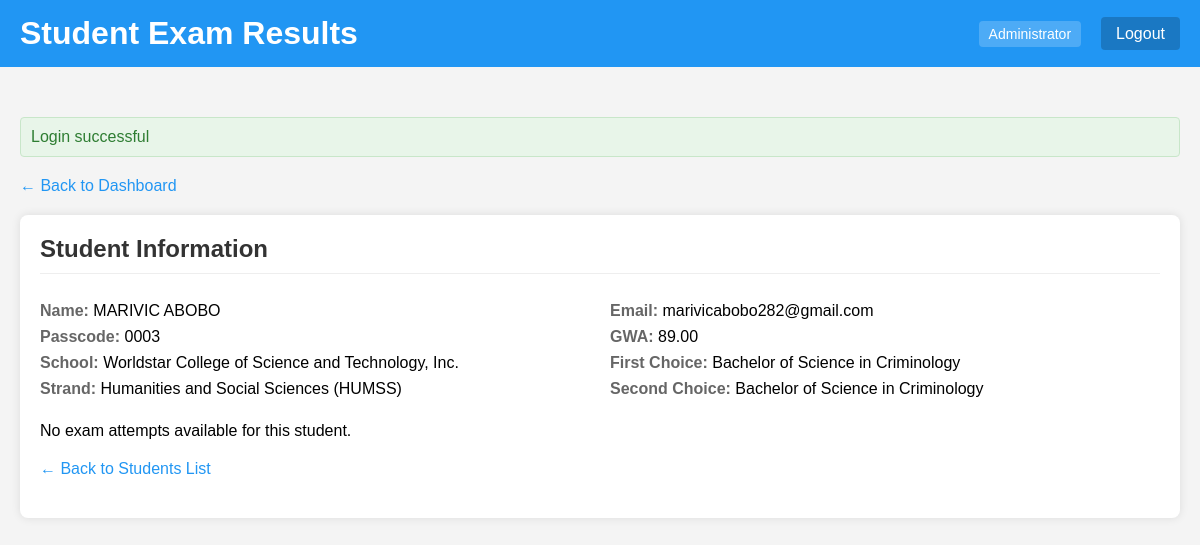
Page /admin/reports/student_results.php?student_id=4 (signed in) on the committed database.
### tables this page shows
CREATE TABLE `students` (
  `student_id` int(11) NOT NULL,
  `passcode` varchar(10) NOT NULL,
  `last_name` varchar(50) NOT NULL,
  `first_name` varchar(50) NOT NULL,
  `middle_name` varchar(50) DEFAULT NULL,
  `first_preference_id` int(11) DEFAULT NULL,
  `second_preference_id` int(11) DEFAULT NULL,
  `strand_id` int(11) DEFAULT NULL,
  `enrollment_status` enum('Freshman','Transferee','Second Course','Others') DEFAULT NULL,
  `school_id` int(11) DEFAULT NULL,
  `lrn` varchar(20) DEFAULT NULL,
  `gwa` decimal(4,2) DEFAULT NULL,
  `barangay_id` int(11) DEFAULT NULL,
  `sex` enum('Male','Female') DEFAULT NULL,
  `birthday` date DEFAULT NULL,
  `email` varchar(100) DEFAULT NULL,
  `contact_number` varchar(20) DEFAULT NULL,
  `created_at` timestamp NOT NULL DEFAULT current_timestamp(),
  `municipality_id` int(11) DEFAULT NULL,
  `province_id` int(11) DEFAULT NULL,
  `purok` varchar(255) DEFAULT NULL
);

CREATE TABLE `schools` (
  `id` int(11) NOT NULL,
  `school_id` int(11) NOT NULL,
  `school_name` varchar(255) NOT NULL,
  `address` varchar(255) NOT NULL
);

CREATE TABLE `strands` (
  `strand_id` int(11) NOT NULL,
  `name` varchar(100) NOT NULL
);

CREATE TABLE `courses` (
  `course_id` int(11) NOT NULL,
  `course_name` varchar(255) NOT NULL,
  `campus_id` int(11) DEFAULT NULL
);

### config.php (called while the page is built)
<?php
return [
    'database' => [
        'host' => 'localhost',
        'port' => 3306,
        'dbname' => 'ecat',
        'charset' => 'utf8mb4'
    ],
];

### Database.php (called while the page is built)
<?php
class Database
{
    public $connection;
    public function __construct(array $config, string $username = 'root', string $password = '')
    {
        $dsn = 'mysql:' . http_build_query($config, '', ';');
        $this->connection = new PDO($dsn, $username, $password, [
            PDO::ATTR_DEFAULT_FETCH_MODE => PDO::FETCH_ASSOC,
        ]);
    }
    public function query(string $query, array $params = []): PDOStatement
    {
        $statement = $this->connection->prepare($query);
        $statement->execute($params);
        return $statement;
    }
}

### admin/reports/student_results.php (the view, shortened to what this page needs)
<?php
require_once __DIR__ . '/../../bootstrap.php';
$selectedStudent = null;
$selectedAttempt = null;
$subjectScores = [];
if (isset($_GET['student_id']) && !empty($_GET['student_id'])) {
    $studentId = (int)$_GET['student_id'];
    $studentStatement = $db->query(
        "SELECT s.*,
                sc.school_name,
                str.name AS strand_name,
                c1.course_name AS first_preference,
                c2.course_name AS second_preference
         FROM students s
         LEFT JOIN schools sc ON s.school_id = sc.id
         LEFT JOIN strands str ON s.strand_id = str.strand_id
         LEFT JOIN courses c1 ON s.first_preference_id = c1.course_id
         LEFT JOIN courses c2 ON s.second_preference_id = c2.course_id
         WHERE s.student_id = ?",
        [$studentId]
    );
    $selectedStudent = $studentStatement->fetch();
}
?>
<!DOCTYPE html>
<html lang="en">
<head>
</head>
<body>
    <header>
        <h1 class="welcome">Student Exam Results</h1>
        <div class="user-info">
            <div class="user-role"><?= htmlspecialchars($_SESSION['admin_role']) ?></div>
            <div class="logout">
                <a href="/admin/logout.php">Logout</a>
            </div>
        </div>
    </header>
    <div class="container">
        <div class="back-link">
            <a href="/admin/dashboard.php">&larr; Back to Dashboard</a>
        </div>
        <?php if ($selectedStudent): ?>
            <div class="panel">
                <h2>Student Information</h2>
                <div class="student-info">
                    <div>
                        <p><span class="label">Name:</span> <?= htmlspecialchars($selectedStudent['first_name'] . ' ' . $selectedStudent['last_name']) ?></p>
                        <p><span class="label">Passcode:</span> <?= htmlspecialchars($selectedStudent['passcode']) ?></p>
                        <p><span class="label">School:</span> <?= htmlspecialchars($selectedStudent['school_name'] ?? 'Not set') ?></p>
                        <p><span class="label">Strand:</span> <?= htmlspecialchars($selectedStudent['strand_name'] ?? 'Not set') ?></p>
                    </div>
                    <div>
                        <p><span class="label">Email:</span> <?= htmlspecialchars($selectedStudent['email'] ?? 'Not set') ?></p>
                        <p><span class="label">GWA:</span> <?= htmlspecialchars($selectedStudent['gwa'] ?? 'Not set') ?></p>
                        <p><span class="label">First Choice:</span> <?= htmlspecialchars($selectedStudent['first_preference'] ?? 'Not set') ?></p>
                        <p><span class="label">Second Choice:</span> <?= htmlspecialchars($selectedStudent['second_preference'] ?? 'Not set') ?></p>
                    </div>
                </div>
                <?php if ($selectedAttempt): ?>
                    <h3>Exam Details</h3>
                    <p>
                        <span class="label">Date:</span> <?= date('F d, Y', strtotime($selectedAttempt['created_at'])) ?> |
                        <span class="label">Start Time:</span> <?= date('h:i A', strtotime($selectedAttempt['start_time'])) ?> |
                        <span class="label">End Time:</span> <?= date('h:i A', strtotime($selectedAttempt['end_time'])) ?> |
                        <span class="label">Status:</span> <?= $selectedAttempt['status'] ?>
                    </p>
                    <?php if (!empty($subjectScores)): ?>
                        <h3>Subject Scores</h3>
                        <table>
                            <thead>
                                <tr>
                                    <th>Subject</th>
                                    <th>Score</th>
                                    <th>Items Attempted</th>
                                    <th>Items Correct</th>
                                    <th>Percentage</th>
                                    <th>Performance</th>
                                </tr>
                            </thead>
                            <tbody>
                                <?php foreach ($subjectScores as $score): ?>
                                    <?php
                                        $percentage = $score['items_attempted'] > 0
                                            ? ($score['items_correct'] / $score['items_attempted']) * 100
                                            : 0;
                                        $colorClass = 'low';
                                        if ($percentage >= 70) {
                                            $colorClass = 'high';
                                        } elseif ($percentage >= 50) {
                                            $colorClass = 'medium';
                                        }
                                    ?>
                                    <tr>
                                        <td><?= htmlspecialchars($score['subject_name']) ?></td>
                                        <td><?= $score['score'] ?></td>
                                        <td><?= $score['items_attempted'] ?></td>
                                        <td><?= $score['items_correct'] ?></td>
                                        <td><?= number_format($percentage, 2) ?>%</td>
                                        <td>
                                            <div class="score-indicator">
                                                <div class="score-fill <?= $colorClass ?>" style="width: <?= $percentage ?>%;"></div>
                                            </div>
                                        </td>
                                    </tr>
                                <?php endforeach; ?>
                            </tbody>
                        </table>
                        <div class="score-summary">
                            <div class="total-score">
                                <span class="label">Total Score:</span>
                                <?= $selectedAttempt['total_score'] ?> / <?= array_sum(array_column($subjectScores, 'items_attempted')) ?>
                            </div>
                            <?php
                                $totalItems = array_sum(array_column($subjectScores, 'items_attempted'));
                                $overallPercentage = $totalItems > 0
                                    ? ($selectedAttempt['total_score'] / $totalItems) * 100
                                    : 0;
                            ?>
                            <div class="score-percentage">
                                <?= number_format($overallPercentage, 2) ?>%
                            </div>
                        </div>
                    <?php else: ?>
                        <p>No subject scores available for this attempt.</p>
                    <?php endif; ?>
                <?php else: ?>
                    <p>No exam attempts available for this student.</p>
                <?php endif; ?>
                <div class="back-link" style="margin-top: 20px;">
                    <a href="/admin/reports/student_results.php">&larr; Back to Students List</a>
                </div>
            </div>
        <?php endif; ?>
    </div>
</body>
</html>

### admin/reports/student_results.php (style rules this page uses)
body { font-family: Arial, sans-serif; background-color: #f4f4f4; margin: 0; padding: 0; }
.container { max-width: 1200px; margin: 0 auto; padding: 20px; }
header { background-color: #2196F3; color: white; padding: 15px 20px; display: flex; justify-content: space-between; align-items: center; margin-bottom: 30px; }
.welcome { margin: 0; }
.user-info { display: flex; align-items: center; }
.user-role { margin-right: 20px; background-color: rgba(255, 255, 255, 0.2); padding: 5px 10px; border-radius: 4px; font-size: 14px; }
.logout a { color: white; text-decoration: none; background-color: rgba(0, 0, 0, 0.2); padding: 8px 15px; border-radius: 4px; }
.back-link { margin-bottom: 20px; }
.back-link a { color: #2196F3; text-decoration: none; }
.panel { background-color: white; border-radius: 8px; box-shadow: 0 0 10px rgba(0,0,0,0.1); padding: 20px; margin-bottom: 20px; }
.panel h2 { color: #333; margin-top: 0; border-bottom: 1px solid #eee; padding-bottom: 10px; }
.student-info { display: grid; grid-template-columns: 1fr 1fr; gap: 20px; }
.student-info p { margin: 8px 0; }
.student-info .label { font-weight: bold; color: #666; }

### rows in the picture
students: first_name+last_name "MARIVIC ABOBO", passcode "0003", school.school_name "Worldstar College of Science and Technology, Inc.", strand.name "Humanities and Social Sciences (HUMSS)", email "marivicabobo282@gmail.com", gwa "89.00", first_preference.course_name "Bachelor of Science in Criminology"

### other values in the picture
$_SESSION['admin_role'] "Administrator"
$message "Login successful"
